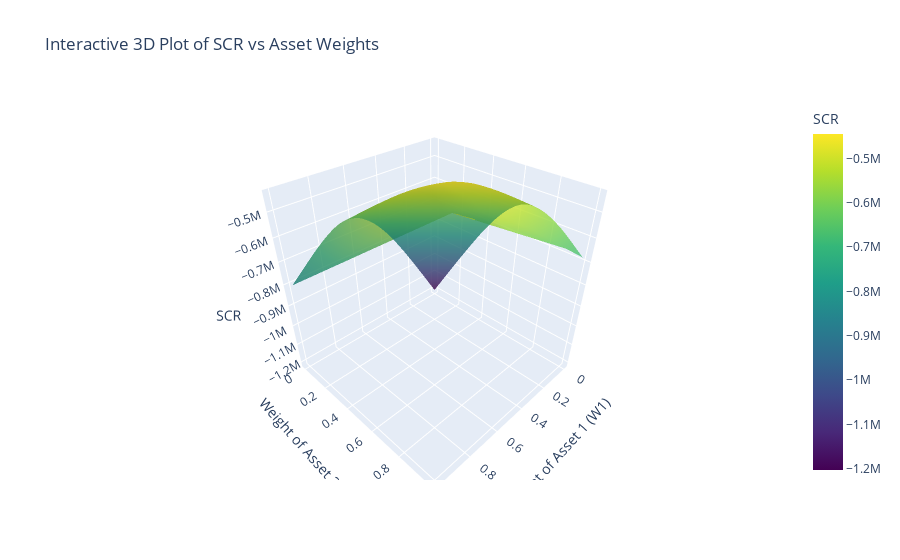

Source (notebook cell):
### Code cell
fig = go.Figure()

# Add the surface
fig.add_trace(go.Mesh3d(
    x=W1_valid,
    y=W2_valid,
    z=SCR_values,
    intensity=SCR_values,
    colorscale='Viridis',
    colorbar_title='SCR',
    opacity=0.8
))

# Set labels and title
fig.update_layout(
    scene=dict(
        xaxis_title="Weight of Asset 1 (W1)",
        yaxis_title="Weight of Asset 2 (W2)",
        zaxis_title="SCR",
    ),
    title="Interactive 3D Plot of SCR vs Asset Weights",
)

# Show the plot
fig.show()

### Figure 1 — Plotly figure (JSON) as saved in the notebook; plotly's stock layout.template omitted (floating-point values rounded to 4 significant figures; data arrays with more than 128 entries replaced by an {"elided": "..."} marker saying what was removed)
{"data": [{"colorbar": {"title": {"text": "SCR"}}, "colorscale": [[0, "#440154"], [0.1111, "#482878"], [0.2222, "#3e4989"], [0.3333, "#31688e"], [0.4444, "#26828e"], [0.5556, "#1f9e89"], [0.6667, "#35b779"], [0.7778, "#6ece58"], [0.8889, "#b5de2b"], [1, "#fde725"]], "intensity": {"elided": "4966 float values"}, "opacity": 0.8, "type": "mesh3d", "x": {"elided": "4966 float values"}, "y": {"elided": "4966 float values"}, "z": {"elided": "4966 float values"}}], "layout": {"scene": {"xaxis": {"title": {"text": "Weight of Asset 1 (W1)"}}, "yaxis": {"title": {"text": "Weight of Asset 2 (W2)"}}, "zaxis": {"title": {"text": "SCR"}}}, "title": {"text": "Interactive 3D Plot of SCR vs Asset Weights"}}}
